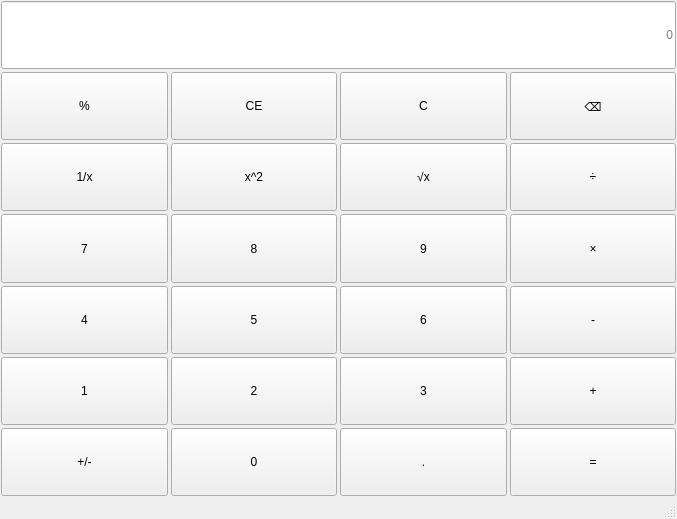
<?xml version="1.0" encoding="UTF-8"?>
<ui version="4.0">
 <class>MainWindow</class>
 <widget class="QMainWindow" name="MainWindow">
  <property name="geometry">
   <rect>
    <x>0</x>
    <y>0</y>
    <width>677</width>
    <height>519</height>
   </rect>
  </property>
  <property name="windowTitle">
   <string>MainWindow</string>
  </property>
  <widget class="QWidget" name="centralwidget">
   <layout class="QVBoxLayout" name="verticalLayout">
    <property name="spacing">
     <number>3</number>
    </property>
    <property name="leftMargin">
     <number>1</number>
    </property>
    <property name="topMargin">
     <number>1</number>
    </property>
    <property name="rightMargin">
     <number>1</number>
    </property>
    <property name="bottomMargin">
     <number>1</number>
    </property>
    <item>
     <layout class="QGridLayout" name="gridLayout">
      <item row="6" column="3">
       <widget class="QPushButton" name="pushButton_29">
        <property name="sizePolicy">
         <sizepolicy hsizetype="Minimum" vsizetype="Minimum">
          <horstretch>0</horstretch>
          <verstretch>0</verstretch>
         </sizepolicy>
        </property>
        <property name="text">
         <string>×</string>
        </property>
       </widget>
      </item>
      <item row="7" column="1">
       <widget class="QPushButton" name="btnNum5">
        <property name="sizePolicy">
         <sizepolicy hsizetype="Minimum" vsizetype="Minimum">
          <horstretch>0</horstretch>
          <verstretch>0</verstretch>
         </sizepolicy>
        </property>
        <property name="text">
         <string>5</string>
        </property>
       </widget>
      </item>
      <item row="5" column="1">
       <widget class="QPushButton" name="pushButton_22">
        <property name="sizePolicy">
         <sizepolicy hsizetype="Minimum" vsizetype="Minimum">
          <horstretch>0</horstretch>
          <verstretch>0</verstretch>
         </sizepolicy>
        </property>
        <property name="text">
         <string>x^2</string>
        </property>
       </widget>
      </item>
      <item row="9" column="0">
       <widget class="QPushButton" name="pushButton">
        <property name="sizePolicy">
         <sizepolicy hsizetype="Minimum" vsizetype="Minimum">
          <horstretch>0</horstretch>
          <verstretch>0</verstretch>
         </sizepolicy>
        </property>
        <property name="text">
         <string>+/-</string>
        </property>
       </widget>
      </item>
      <item row="4" column="0">
       <widget class="QPushButton" name="pushButton_21">
        <property name="sizePolicy">
         <sizepolicy hsizetype="Minimum" vsizetype="Minimum">
          <horstretch>0</horstretch>
          <verstretch>0</verstretch>
         </sizepolicy>
        </property>
        <property name="text">
         <string>%</string>
        </property>
       </widget>
      </item>
      <item row="5" column="3">
       <widget class="QPushButton" name="pushButton_28">
        <property name="sizePolicy">
         <sizepolicy hsizetype="Minimum" vsizetype="Minimum">
          <horstretch>0</horstretch>
          <verstretch>0</verstretch>
         </sizepolicy>
        </property>
        <property name="text">
         <string>÷</string>
        </property>
       </widget>
      </item>
      <item row="7" column="3">
       <widget class="QPushButton" name="pushButton_30">
        <property name="sizePolicy">
         <sizepolicy hsizetype="Minimum" vsizetype="Minimum">
          <horstretch>0</horstretch>
          <verstretch>0</verstretch>
         </sizepolicy>
        </property>
        <property name="text">
         <string>-</string>
        </property>
       </widget>
      </item>
      <item row="3" column="0" colspan="4">
       <widget class="QLineEdit" name="lineEdit">
        <property name="sizePolicy">
         <sizepolicy hsizetype="Expanding" vsizetype="Preferred">
          <horstretch>0</horstretch>
          <verstretch>0</verstretch>
         </sizepolicy>
        </property>
        <property name="alignment">
         <set>Qt::AlignmentFlag::AlignRight|Qt::AlignmentFlag::AlignTrailing|Qt::AlignmentFlag::AlignVCenter</set>
        </property>
        <property name="placeholderText">
         <string>0</string>
        </property>
       </widget>
      </item>
      <item row="7" column="2">
       <widget class="QPushButton" name="btnNum6">
        <property name="sizePolicy">
         <sizepolicy hsizetype="Minimum" vsizetype="Minimum">
          <horstretch>0</horstretch>
          <verstretch>0</verstretch>
         </sizepolicy>
        </property>
        <property name="text">
         <string>6</string>
        </property>
       </widget>
      </item>
      <item row="4" column="3">
       <widget class="QPushButton" name="pushButton_27">
        <property name="sizePolicy">
         <sizepolicy hsizetype="Minimum" vsizetype="Minimum">
          <horstretch>0</horstretch>
          <verstretch>0</verstretch>
         </sizepolicy>
        </property>
        <property name="text">
         <string>⌫</string>
        </property>
       </widget>
      </item>
      <item row="8" column="0">
       <widget class="QPushButton" name="btnNum1">
        <property name="sizePolicy">
         <sizepolicy hsizetype="Minimum" vsizetype="Minimum">
          <horstretch>0</horstretch>
          <verstretch>0</verstretch>
         </sizepolicy>
        </property>
        <property name="text">
         <string>1</string>
        </property>
       </widget>
      </item>
      <item row="4" column="2">
       <widget class="QPushButton" name="pushButton_26">
        <property name="sizePolicy">
         <sizepolicy hsizetype="Minimum" vsizetype="Minimum">
          <horstretch>0</horstretch>
          <verstretch>0</verstretch>
         </sizepolicy>
        </property>
        <property name="text">
         <string>C</string>
        </property>
       </widget>
      </item>
      <item row="9" column="3">
       <widget class="QPushButton" name="pushButton_32">
        <property name="sizePolicy">
         <sizepolicy hsizetype="Minimum" vsizetype="Minimum">
          <horstretch>0</horstretch>
          <verstretch>0</verstretch>
         </sizepolicy>
        </property>
        <property name="text">
         <string>=</string>
        </property>
       </widget>
      </item>
      <item row="6" column="1">
       <widget class="QPushButton" name="btnNum8">
        <property name="sizePolicy">
         <sizepolicy hsizetype="Minimum" vsizetype="Minimum">
          <horstretch>0</horstretch>
          <verstretch>0</verstretch>
         </sizepolicy>
        </property>
        <property name="text">
         <string>8</string>
        </property>
       </widget>
      </item>
      <item row="8" column="2">
       <widget class="QPushButton" name="btnNum3">
        <property name="sizePolicy">
         <sizepolicy hsizetype="Minimum" vsizetype="Minimum">
          <horstretch>0</horstretch>
          <verstretch>0</verstretch>
         </sizepolicy>
        </property>
        <property name="text">
         <string>3</string>
        </property>
       </widget>
      </item>
      <item row="8" column="3">
       <widget class="QPushButton" name="pushButton_31">
        <property name="sizePolicy">
         <sizepolicy hsizetype="Minimum" vsizetype="Minimum">
          <horstretch>0</horstretch>
          <verstretch>0</verstretch>
         </sizepolicy>
        </property>
        <property name="text">
         <string>+</string>
        </property>
       </widget>
      </item>
      <item row="5" column="0">
       <widget class="QPushButton" name="btnPercentage">
        <property name="sizePolicy">
         <sizepolicy hsizetype="Minimum" vsizetype="Minimum">
          <horstretch>0</horstretch>
          <verstretch>0</verstretch>
         </sizepolicy>
        </property>
        <property name="text">
         <string>1/x</string>
        </property>
       </widget>
      </item>
      <item row="5" column="2">
       <widget class="QPushButton" name="pushButton_13">
        <property name="sizePolicy">
         <sizepolicy hsizetype="Minimum" vsizetype="Minimum">
          <horstretch>0</horstretch>
          <verstretch>0</verstretch>
         </sizepolicy>
        </property>
        <property name="text">
         <string>√x</string>
        </property>
       </widget>
      </item>
      <item row="9" column="2">
       <widget class="QPushButton" name="pushButton_15">
        <property name="sizePolicy">
         <sizepolicy hsizetype="Minimum" vsizetype="Minimum">
          <horstretch>0</horstretch>
          <verstretch>0</verstretch>
         </sizepolicy>
        </property>
        <property name="text">
         <string>.</string>
        </property>
       </widget>
      </item>
      <item row="8" column="1">
       <widget class="QPushButton" name="btnNum2">
        <property name="sizePolicy">
         <sizepolicy hsizetype="Minimum" vsizetype="Minimum">
          <horstretch>0</horstretch>
          <verstretch>0</verstretch>
         </sizepolicy>
        </property>
        <property name="text">
         <string>2</string>
        </property>
       </widget>
      </item>
      <item row="4" column="1">
       <widget class="QPushButton" name="pushButton_25">
        <property name="sizePolicy">
         <sizepolicy hsizetype="Minimum" vsizetype="Minimum">
          <horstretch>0</horstretch>
          <verstretch>0</verstretch>
         </sizepolicy>
        </property>
        <property name="text">
         <string>CE</string>
        </property>
       </widget>
      </item>
      <item row="9" column="1">
       <widget class="QPushButton" name="btnNum0">
        <property name="sizePolicy">
         <sizepolicy hsizetype="Minimum" vsizetype="Minimum">
          <horstretch>0</horstretch>
          <verstretch>0</verstretch>
         </sizepolicy>
        </property>
        <property name="text">
         <string>0</string>
        </property>
       </widget>
      </item>
      <item row="6" column="2">
       <widget class="QPushButton" name="btnNum9">
        <property name="sizePolicy">
         <sizepolicy hsizetype="Minimum" vsizetype="Minimum">
          <horstretch>0</horstretch>
          <verstretch>0</verstretch>
         </sizepolicy>
        </property>
        <property name="text">
         <string>9</string>
        </property>
       </widget>
      </item>
      <item row="6" column="0">
       <widget class="QPushButton" name="btnNum7">
        <property name="sizePolicy">
         <sizepolicy hsizetype="Minimum" vsizetype="Minimum">
          <horstretch>0</horstretch>
          <verstretch>0</verstretch>
         </sizepolicy>
        </property>
        <property name="text">
         <string>7</string>
        </property>
       </widget>
      </item>
      <item row="7" column="0">
       <widget class="QPushButton" name="btnNum4">
        <property name="sizePolicy">
         <sizepolicy hsizetype="Minimum" vsizetype="Minimum">
          <horstretch>0</horstretch>
          <verstretch>0</verstretch>
         </sizepolicy>
        </property>
        <property name="text">
         <string>4</string>
        </property>
       </widget>
      </item>
     </layout>
    </item>
   </layout>
  </widget>
  <widget class="QMenuBar" name="menubar">
   <property name="geometry">
    <rect>
     <x>0</x>
     <y>0</y>
     <width>677</width>
     <height>25</height>
    </rect>
   </property>
  </widget>
  <widget class="QStatusBar" name="statusbar"/>
 </widget>
 <resources/>
 <connections/>
</ui>
